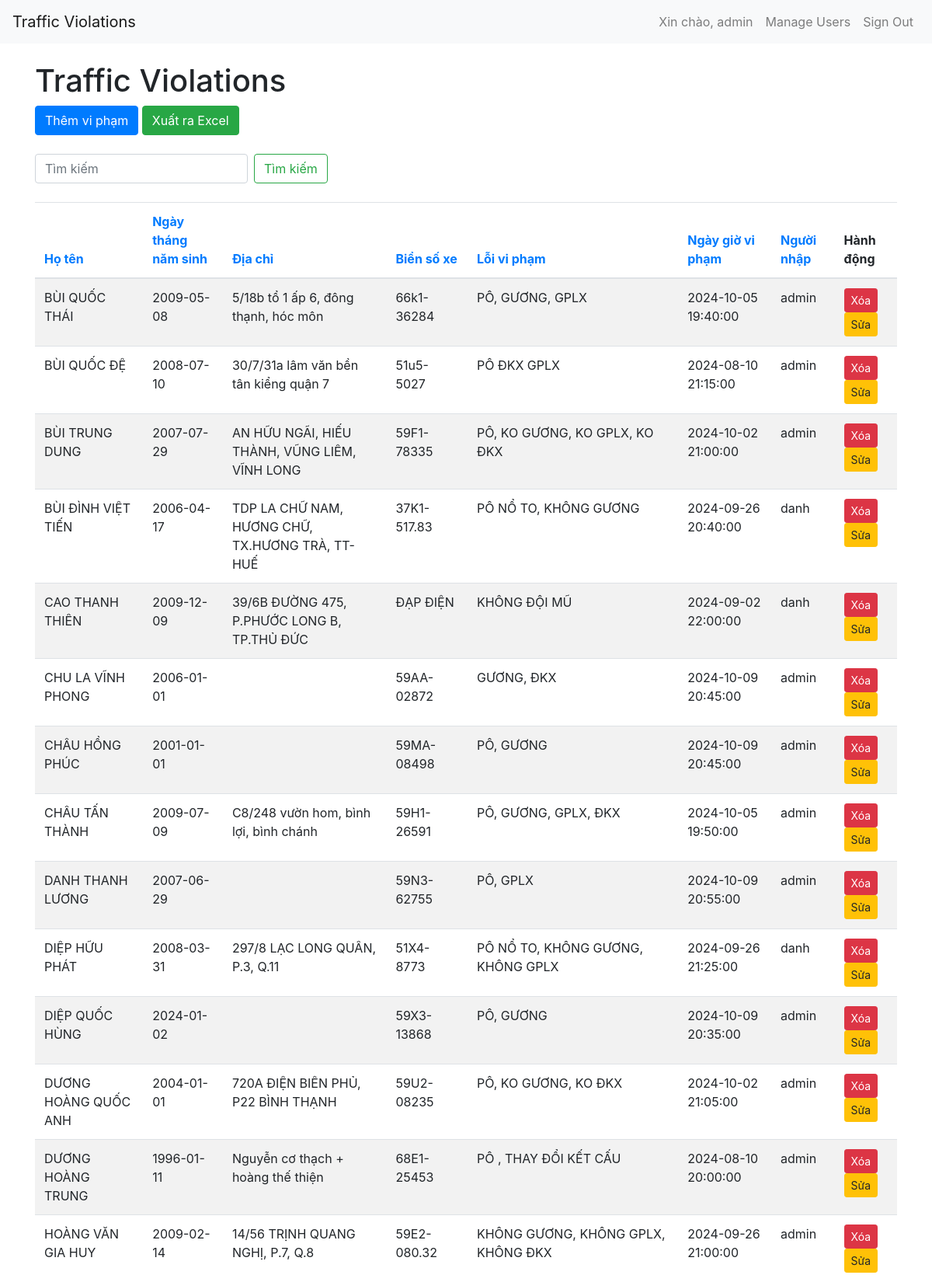
Page /?sort_by=name&sort_order=asc (signed in, upper part) on the committed database.
### app.py (models this page shows, shortened)
class User(UserMixin, db.Model):
    id = db.Column(db.Integer, primary_key=True)
    username = db.Column(db.String(150), unique=True, nullable=False)
    password = db.Column(db.String(150), nullable=False)

class Violation(db.Model):
    id = db.Column(db.Integer, primary_key=True)
    name = db.Column(db.String(100), nullable=False)
    birth_date = db.Column(db.Date, nullable=False)
    address = db.Column(db.String(200), nullable=False)
    license_plate = db.Column(db.String(20), nullable=False)
    violation = db.Column(db.String(200), nullable=False)
    violation_date = db.Column(db.DateTime, nullable=False)
    added_by = db.Column(db.String(150), nullable=False)
    is_deleted = db.Column(db.Boolean, default=False)

### app.py (the view)
@app.route('/')
@login_required
def index():
    search = request.args.get('search')
    page = request.args.get(get_page_parameter(), type=int, default=1)
    per_page = 50
    sort_by = request.args.get('sort_by', 'violation_date')
    sort_order = request.args.get('sort_order', 'desc')
    if search:
        search = unidecode(search).lower()
        violations_query = Violation.query.filter_by(is_deleted=False).all()
        violations = [v for v in violations_query if search in unidecode(v.name).lower() or search in unidecode(v.license_plate).lower()]
    else:
        if sort_order == 'asc':
            violations = Violation.query.filter_by(is_deleted=False).order_by(getattr(Violation, sort_by).asc()).all()
        else:
            violations = Violation.query.filter_by(is_deleted=False).order_by(getattr(Violation, sort_by).desc()).all()
    total = len(violations)
    start = (page - 1) * per_page
    end = start + per_page
    violations_paginated = violations[start:end]
    pagination = Pagination(page=page, total=total, per_page=per_page, css_framework='bootstrap4')
    return render_template('index.html', violations=violations_paginated, pagination=pagination, search=search, sort_by=sort_by, sort_order=sort_order)

### app.py (called while the page is built)
@login_manager.user_loader
def load_user(user_id):
    return User.query.get(int(user_id))

### templates/index.html (shortened to what this page needs)
<!DOCTYPE html>
<html>
<head>
    <link rel="stylesheet" href="https://stackpath.bootstrapcdn.com/bootstrap/4.5.2/css/bootstrap.min.css">
</head>
<body>
    <nav class="navbar navbar-expand-lg navbar-light bg-light">
        <a class="navbar-brand" href="#">Traffic Violations</a>
        <div class="collapse navbar-collapse" id="navbarNav">
            <ul class="navbar-nav ml-auto">
                <li class="nav-item">
                    <span class="nav-link">Xin chào, {{ current_user.username }}</span>
                </li>
                <li class="nav-item">
                    <a class="nav-link" href="/users">Manage Users</a>
                </li>
                <li class="nav-item">
                    <a class="nav-link" href="/logout">Sign Out</a>
                </li>
            </ul>
        </div>
    </nav>
    <div class="container">
        <h1 class="mt-4">Traffic Violations</h1>
        <a href="/add" class="btn btn-primary mb-4">Thêm vi phạm</a>
        <a href="/export_excel" class="btn btn-success mb-4">Xuất ra Excel</a>
        <form class="form-inline mb-4" method="GET" action="/">
            <input class="form-control mr-sm-2" type="search" name="search" placeholder="Tìm kiếm" aria-label="Search">
            <button class="btn btn-outline-success my-2 my-sm-0" type="submit">Tìm kiếm</button>
        </form>
        <table class="table table-striped table-responsive">
            <thead>
                <tr>
                    <th><a href="{{ url_for('index', sort_by='name', sort_order='asc' if sort_order == 'desc' else 'desc') }}">Họ tên</a></th>
                    <th><a href="{{ url_for('index', sort_by='birth_date', sort_order='asc' if sort_order == 'desc' else 'desc') }}">Ngày tháng năm sinh</a></th>
                    <th><a href="{{ url_for('index', sort_by='address', sort_order='asc' if sort_order == 'desc' else 'desc') }}">Địa chỉ</a></th>
                    <th><a href="{{ url_for('index', sort_by='license_plate', sort_order='asc' if sort_order == 'desc' else 'desc') }}">Biển số xe</a></th>
                    <th><a href="{{ url_for('index', sort_by='violation', sort_order='asc' if sort_order == 'desc' else 'desc') }}">Lỗi vi phạm</a></th>
                    <th><a href="{{ url_for('index', sort_by='violation_date', sort_order='asc' if sort_order == 'desc' else 'desc') }}">Ngày giờ vi phạm</a></th>
                    <th><a href="{{ url_for('index', sort_by='added_by', sort_order='asc' if sort_order == 'desc' else 'desc') }}">Người nhập</a></th>
                    <th>Hành động</th>
                </tr>
            </thead>
            <tbody>
                {% for violation in violations %}
                    <tr>
                        <td>{{ violation.name }}</td>
                        <td>{{ violation.birth_date }}</td>
                        <td>{{ violation.address }}</td>
                        <td>{{ violation.license_plate }}</td>
                        <td>{{ violation.violation }}</td>
                        <td>{{ violation.violation_date }}</td>
                        <td>{{ violation.added_by }}</td>
                        <td>
                            <form action="/delete/{{ violation.id }}" method="post" style="display:inline;" onsubmit="return confirmDelete();">
                                <button type="submit" class="btn btn-danger btn-sm">Xóa</button>
                            </form>
                            <a href="/edit/{{ violation.id }}" class="btn btn-warning btn-sm">Sửa</a>
                        </td>
                    </tr>
                {% endfor %}
            </tbody>
        </table>
    </div>
</body>
</html>

### rows in the picture
User: username "admin"
Violation: name "BÙI QUỐC THÁI", birth_date "2009-05-08", address "5/18b tổ 1 ấp 6, đông thạnh, hóc môn", license_plate "66k1-36284", violation "PÔ, GƯƠNG, GPLX", violation_date "2024-10-05 19:40:00", added_by "admin"
Violation: name "BÙI QUỐC ĐỆ", birth_date "2008-07-10", address "30/7/31a lâm văn bền tân kiểng quận 7", license_plate "51u5-5027", violation "PÔ ĐKX GPLX", violation_date "2024-08-10 21:15:00", added_by "admin"
Violation: name "BÙI TRUNG DUNG", birth_date "2007-07-29", address "AN HỮU NGÃI, HIẾU THÀNH, VŨNG LIÊM, VĨNH LONG", license_plate "59F1-78335", violation "PÔ, KO GƯƠNG, KO GPLX, KO ĐKX", violation_date "2024-10-02 21:00:00", added_by "admin"
Violation: name "BÙI ĐÌNH VIỆT TIẾN", birth_date "2006-04-17", address "TDP LA CHỮ NAM, HƯƠNG CHỮ, TX.HƯƠNG TRÀ, TT-HUẾ", license_plate "37K1-517.83", violation "PÔ NỔ TO, KHÔNG GƯƠNG", violation_date "2024-09-26 20:40:00", added_by "danh"
Violation: name "CAO THANH THIÊN", birth_date "2009-12-09", address "39/6B ĐƯỜNG 475, P.PHƯỚC LONG B, TP.THỦ ĐỨC", license_plate "ĐẠP ĐIỆN", violation "KHÔNG ĐỘI MŨ", violation_date "2024-09-02 22:00:00", added_by "danh"
Violation: name "CHU LA VĨNH PHONG", birth_date "2006-01-01", license_plate "59AA-02872", violation "GƯƠNG, ĐKX", violation_date "2024-10-09 20:45:00", added_by "admin"
Violation: name "CHÂU HỒNG PHÚC", birth_date "2001-01-01", license_plate "59MA-08498", violation "PÔ, GƯƠNG", violation_date "2024-10-09 20:45:00", added_by "admin"
Violation: name "CHÂU TẤN THÀNH", birth_date "2009-07-09", address "C8/248 vườn hom, bình lợi, bình chánh", license_plate "59H1-26591", violation "PÔ, GƯƠNG, GPLX, ĐKX", violation_date "2024-10-05 19:50:00", added_by "admin"
Violation: name "DANH THANH LƯƠNG", birth_date "2007-06-29", license_plate "59N3-62755", violation "PÔ, GPLX", violation_date "2024-10-09 20:55:00", added_by "admin"
Violation: name "DIỆP HỮU PHÁT", birth_date "2008-03-31", address "297/8 LẠC LONG QUÂN, P.3, Q.11", license_plate "51X4-8773", violation "PÔ NỔ TO, KHÔNG GƯƠNG, KHÔNG GPLX", violation_date "2024-09-26 21:25:00", added_by "danh"
Violation: name "DIỆP QUỐC HÙNG", birth_date "2024-01-02", license_plate "59X3-13868", violation "PÔ, GƯƠNG", violation_date "2024-10-09 20:35:00", added_by "admin"
Violation: name "DƯƠNG HOÀNG QUỐC ANH", birth_date "2004-01-01", address "720A ĐIỆN BIÊN PHỦ, P22 BÌNH THẠNH", license_plate "59U2-08235", violation "PÔ, KO GƯƠNG, KO ĐKX", violation_date "2024-10-02 21:05:00", added_by "admin"
Violation: name "DƯƠNG HOÀNG TRUNG", birth_date "1996-01-11", address "Nguyễn cơ thạch + hoàng thế thiện", license_plate "68E1-25453", violation "PÔ , THAY ĐỔI KẾT CẤU", violation_date "2024-08-10 20:00:00", added_by "admin"
Violation: name "HOÀNG VĂN GIA HUY", birth_date "2009-02-14", address "14/56 TRỊNH QUANG NGHỊ, P.7, Q.8", license_plate "59E2-080.32", violation "KHÔNG GƯƠNG, KHÔNG GPLX, KHÔNG ĐKX", violation_date "2024-09-26 21:00:00", added_by "admin"
